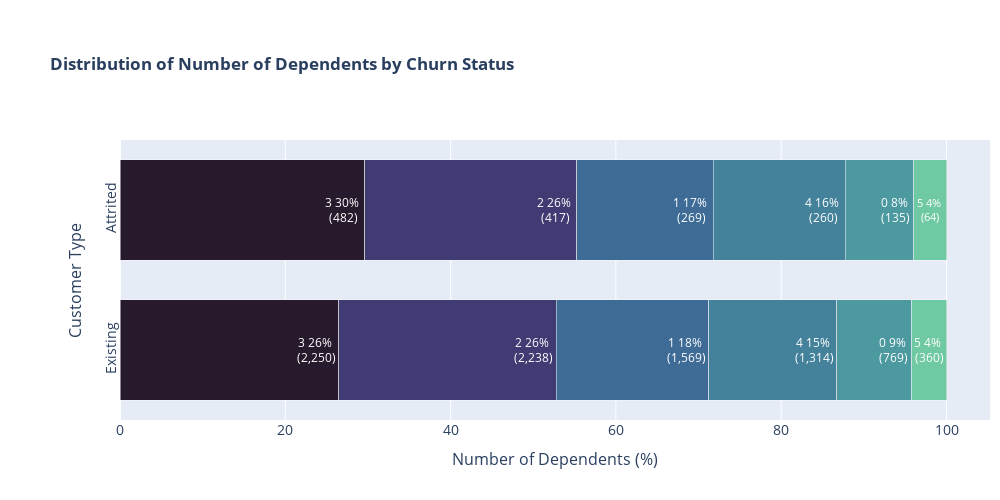

The notebook cell this image was saved under:
### Code cell
plot_distr_cat('dependents', 'Number of Dependents')

### Figure 1 — Plotly figure (JSON) as saved in the notebook; plotly's stock layout.template omitted (floating-point values rounded to 4 significant figures)
{"data": [{"hovertext": ["2250", "2238", "1569", "1314", "769", "360"], "marker": {"color": ["rgb(39, 26, 44)", "rgb(64, 60, 115)", "rgb(62, 108, 150)", "rgb(68, 130, 155)", "rgb(76, 153, 160)", "rgb(111, 201, 163)", "rgb(156, 219, 165)"], "line": {"color": "rgb(248, 248, 249)", "width": 0.5}}, "name": "Existing", "orientation": "h", "showlegend": false, "text": ["3", "2", "1", "4", "0", "5"], "textfont": {"color": "white", "size": 12}, "textposition": "inside", "texttemplate": "%{text} %{x:.0f}% <br>(%{hovertext:,d})", "type": "bar", "x": [26.47, 26.33, 18.46, 15.46, 9.047, 4.235], "y": ["Existing", "Existing", "Existing", "Existing", "Existing", "Existing"]}, {"hovertext": ["482", "417", "269", "260", "135", "64"], "marker": {"color": ["rgb(39, 26, 44)", "rgb(64, 60, 115)", "rgb(62, 108, 150)", "rgb(68, 130, 155)", "rgb(76, 153, 160)", "rgb(111, 201, 163)", "rgb(156, 219, 165)"], "line": {"color": "rgb(248, 248, 249)", "width": 0.5}}, "name": "Attrited", "orientation": "h", "showlegend": false, "text": ["3", "2", "1", "4", "0", "5"], "textfont": {"color": "white", "size": 12}, "textposition": "inside", "texttemplate": "%{text} %{x:.0f}% <br>(%{hovertext:,d})", "type": "bar", "x": [29.63, 25.63, 16.53, 15.98, 8.297, 3.934], "y": ["Attrited", "Attrited", "Attrited", "Attrited", "Attrited", "Attrited"]}], "layout": {"bargap": 0.2, "bargroupgap": 0.1, "barmode": "stack", "height": 500, "margin": {"b": 80, "l": 120, "r": 10, "t": 140}, "title": {"text": "<b>Distribution of Number of Dependents by Churn Status<b>"}, "width": 1000, "xaxis": {"tickangle": 0, "tickfont": {"size": 14}, "tickmode": "array", "ticktext": ["0%", "10%", "20%", "30%", "40%", "50%", "60%", "70%", "80%", "90%", "100%"], "title": {"font": {"size": 16}, "text": "Number of Dependents (%)"}}, "yaxis": {"tickangle": -90, "tickfont": {"size": 14}, "title": {"font": {"size": 16}, "text": "Customer Type"}}}}
